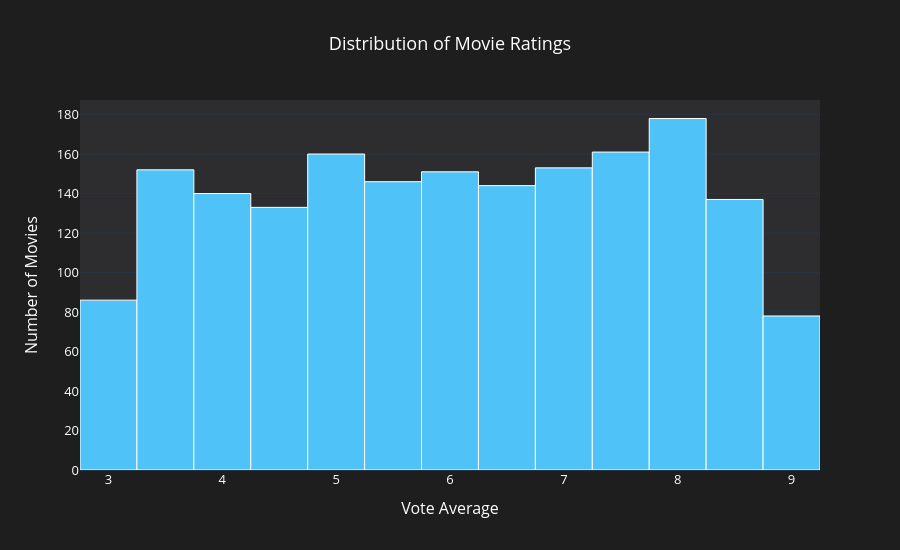

Notebook source saved alongside this figure:
### Markdown cell above
## 7. Vote Average Distribution

This histogram illustrates the distribution of movie ratings (`vote_average`) in the dataset. It helps understand the overall rating pattern and identify common rating ranges.

### Code cell
import plotly.express as px

fig = px.histogram(
    df,
    x="vote_average",
    nbins=20,
    title="Distribution of Movie Ratings"
)

fig.update_traces(
    marker=dict(
        color="#4FC3F7",          # Electric Blue
        line=dict(color="white", width=1)
    ),
    hovertemplate="Rating: %{x:.1f}<br>Movies: %{y}<extra></extra>"
)

fig.update_layout(
    template="plotly_dark",
    paper_bgcolor="#1E1E1E",
    plot_bgcolor="#2D2D30",
    font=dict(color="white", size=13),
    title=dict(
        text="Distribution of Movie Ratings",
        x=0.5
    ),
    xaxis_title="Vote Average",
    yaxis_title="Number of Movies",
    height=550
)

fig.show()

### Figure 1 — Plotly figure (JSON) as saved in the notebook; plotly's stock layout.template omitted (floating-point values rounded to 4 significant figures; data arrays with more than 128 entries replaced by an {"elided": "..."} marker saying what was removed)
{"data": [{"bingroup": "x", "hovertemplate": "Rating: %{x:.1f}<br>Movies: %{y}<extra></extra>", "legendgroup": "", "marker": {"color": "#4FC3F7", "line": {"color": "white", "width": 1}, "pattern": {"shape": ""}}, "name": "", "nbinsx": 20, "orientation": "v", "showlegend": false, "type": "histogram", "x": {"elided": "1819 float values"}, "xaxis": "x", "yaxis": "y"}], "layout": {"barmode": "relative", "font": {"color": "white", "size": 13}, "height": 550, "legend": {"tracegroupgap": 0}, "paper_bgcolor": "#1E1E1E", "plot_bgcolor": "#2D2D30", "title": {"text": "Distribution of Movie Ratings", "x": 0.5}, "xaxis": {"anchor": "y", "domain": [0, 1], "title": {"text": "Vote Average"}}, "yaxis": {"anchor": "x", "domain": [0, 1], "title": {"text": "Number of Movies"}}}}
